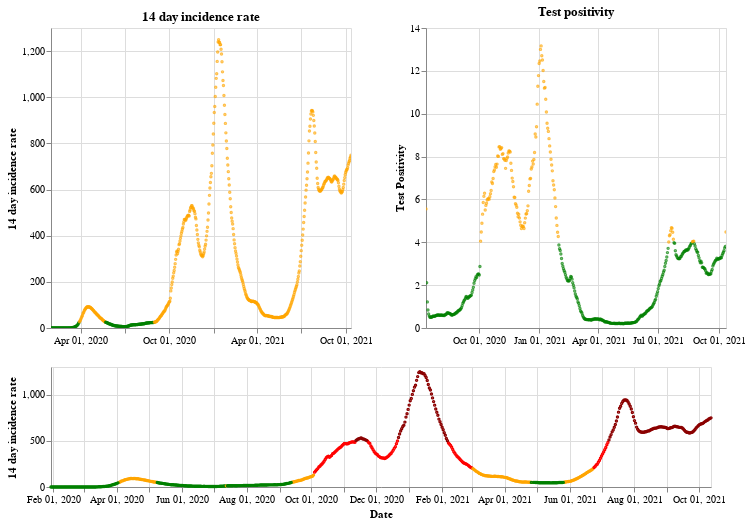

This figure's notebook cell:
### Markdown cell above
## England

### Code cell
plot_traffic_light('England')

### Figure 1 — Vega-Lite specification as saved in the notebook (floating-point values rounded to 4 significant figures; data arrays with more than 128 entries replaced by an {"elided": "..."} marker saying what was removed)
{"config": {"view": {"continuousWidth": 400, "continuousHeight": 300}}, "vconcat": [{"hconcat": [{"mark": {"type": "point", "size": 2}, "encoding": {"color": {"condition": {"value": "green", "test": "(datum.twoWeeklyCasesRate <= 25)"}, "value": "orange"}, "tooltip": [{"type": "nominal", "field": "areaName"}, {"type": "temporal", "field": "date"}, {"type": "quantitative", "field": "twoWeeklyCasesRate"}, {"type": "quantitative", "field": "testPositivity"}], "x": {"type": "temporal", "axis": {"title": ""}, "field": "date", "scale": {"domain": {"selection": "DateBrush"}}, "timeUnit": "yearmonthdate"}, "y": {"type": "quantitative", "axis": {"title": "14 day incidence rate"}, "field": "twoWeeklyCasesRate"}}, "title": "14 day incidence rate", "width": 300}, {"mark": {"type": "point", "size": 2}, "encoding": {"color": {"condition": {"value": "green", "test": "(datum.testPositivity <= 4)"}, "value": "orange"}, "tooltip": [{"type": "nominal", "field": "areaName"}, {"type": "temporal", "field": "date"}, {"type": "quantitative", "field": "twoWeeklyCasesRate"}, {"type": "quantitative", "field": "testPositivity"}], "x": {"type": "temporal", "axis": {"title": ""}, "field": "date", "scale": {"domain": {"selection": "DateBrush"}}, "timeUnit": "yearmonthdate"}, "y": {"type": "quantitative", "axis": {"title": "Test Positivity"}, "field": "testPositivity"}}, "title": "Test positivity", "width": 300}]}, {"layer": [{"mark": {"type": "point", "size": 2}, "encoding": {"color": {"condition": {"value": "orange", "test": "(((datum.testPositivity < 4) && (datum.twoWeeklyCasesRate >= 50)) && (datum.twoWeeklyCasesRate < 200))"}, "value": "red"}, "opacity": {"condition": {"value": 1, "test": "((datum.twoWeeklyCasesRate >= 50) && (datum.twoWeeklyCasesRate < 500))"}, "value": 0}, "tooltip": [{"type": "nominal", "field": "areaName"}, {"type": "temporal", "field": "date"}, {"type": "quantitative", "field": "twoWeeklyCasesRate"}, {"type": "quantitative", "field": "testPositivity"}], "x": {"type": "temporal", "axis": {"title": "Date"}, "field": "date", "timeUnit": "yearmonthdate"}, "y": {"type": "quantitative", "axis": {"title": "14 day incidence rate"}, "field": "twoWeeklyCasesRate"}}, "selection": {"DateBrush": {"type": "interval", "encodings": ["x"], "fields": ["Time"]}}}, {"mark": {"type": "point", "size": 2}, "encoding": {"color": {"value": "darkred"}, "opacity": {"condition": {"value": 1, "test": "(datum.twoWeeklyCasesRate >= 500)"}, "value": 0}, "tooltip": [{"type": "nominal", "field": "areaName"}, {"type": "temporal", "field": "date"}, {"type": "quantitative", "field": "twoWeeklyCasesRate"}, {"type": "quantitative", "field": "testPositivity"}], "x": {"type": "temporal", "axis": {"title": "Date"}, "field": "date", "timeUnit": "yearmonthdate"}, "y": {"type": "quantitative", "axis": {"title": "14 day incidence rate"}, "field": "twoWeeklyCasesRate"}}}, {"mark": {"type": "point", "size": 2}, "encoding": {"color": {"condition": {"value": "green", "test": "((datum.testPositivity < 4) && (datum.twoWeeklyCasesRate < 50))"}, "value": "orange"}, "opacity": {"condition": {"value": 1, "test": "(datum.twoWeeklyCasesRate < 50)"}, "value": 0}, "tooltip": [{"type": "nominal", "field": "areaName"}, {"type": "temporal", "field": "date"}, {"type": "quantitative", "field": "twoWeeklyCasesRate"}, {"type": "quantitative", "field": "testPositivity"}], "x": {"type": "temporal", "axis": {"title": "Date"}, "field": "date", "timeUnit": "yearmonthdate"}, "y": {"type": "quantitative", "axis": {"title": "14 day incidence rate"}, "field": "twoWeeklyCasesRate"}}}], "height": 120, "width": 660}], "data": {"name": "data-c50feef82dfdaddbb4bdcaf276c3477d"}, "$schema": "https://vega.github.io/schema/vega-lite/v4.8.1.json", "datasets": {"data-c50feef82dfdaddbb4bdcaf276c3477d": {"elided": "622 records"}}}
